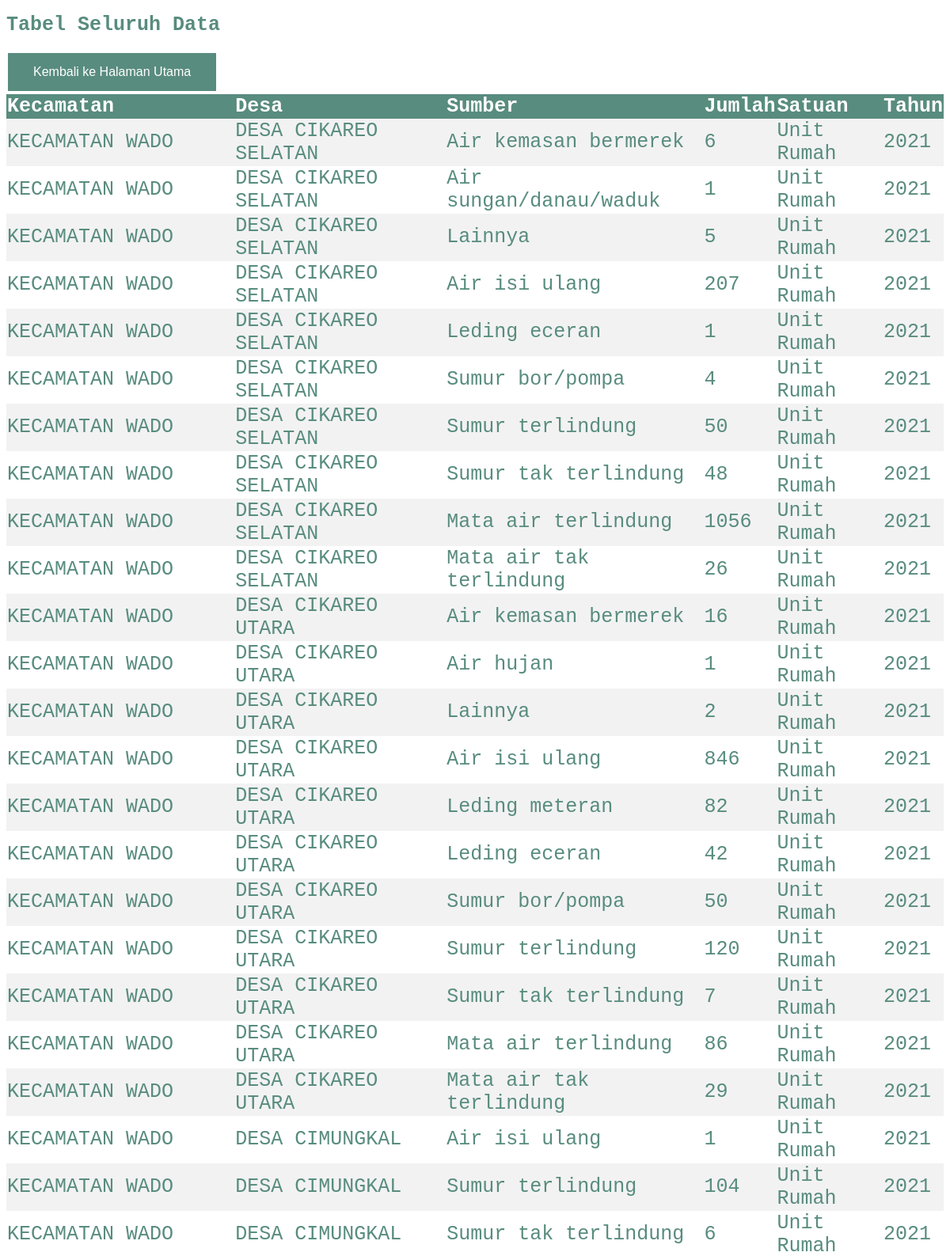
The page /showdata.php (upper part) on the database its author committed.
### tables this page shows
CREATE TABLE airminum 
(
    kecamatan	varchar(30),
    desa	varchar(30),
    sumber	varchar(30),
    jumlah	int,
    satuan	varchar(10),
    tahun	year
);

### showdata.php (the view, shortened to what this page needs)
<!DOCTYPE html>
<html>
<head>
</head>
<body>
<h1>Tabel Seluruh Data</h1>
<button class="button button1" onclick="location.href = 'index.html';">Kembali ke Halaman Utama</button>
<br>
<table>
<tr>
<th>Kecamatan</th>
<th>Desa</th>
<th>Sumber</th>
<th>Jumlah</th>
<th>Satuan</th>
<th>Tahun</th>
</tr>
<?php
$conn = mysqli_connect("localhost:8111", "root", "1234", "airminumku");
$sql = "SELECT * FROM airminum";
$result = $conn->query($sql);
if ($result->num_rows > 0) {
while($row = $result->fetch_assoc()) {
echo "<tr><td>" . $row["kecamatan"]. "</td><td>" . $row["desa"] . "</td><td>" . $row["sumber"]. "</td><td>" . $row["jumlah"]. "</td><td>" . $row["satuan"]. "</td><td>" . $row["tahun"]. "</td></tr>";
}
echo "</table>";
} else { echo "<h1>Tabel kosong!</h1>"; }
?>
</body>
</html>

### showdata.php (style rules this page uses)
h1, table { border-collapse: collapse; width: 100%; color: #588c7e; font-family: monospace; font-size: 25px; text-align: left; }
th { background-color: #588c7e; color: white; }
.button { border: none; color: white; padding: 15px 32px; text-align: center; text-decoration: none; display: inline-block; font-size: 16px; margin: 4px 2px; cursor: pointer; }
.button1 { background-color: #588c7e; }
tr:nth-child(even) { background-color: #f2f2f2 }

### rows shown on the page
airminum: kecamatan "KECAMATAN WADO", desa "DESA CIKAREO SELATAN", sumber "Air kemasan bermerek", jumlah "6", satuan "Unit Rumah", tahun "2021"
airminum: kecamatan "KECAMATAN WADO", desa "DESA CIKAREO SELATAN", sumber "Air sungan/danau/waduk", jumlah "1", satuan "Unit Rumah", tahun "2021"
airminum: kecamatan "KECAMATAN WADO", desa "DESA CIKAREO SELATAN", sumber "Lainnya", jumlah "5", satuan "Unit Rumah", tahun "2021"
airminum: kecamatan "KECAMATAN WADO", desa "DESA CIKAREO SELATAN", sumber "Air isi ulang", jumlah "207", satuan "Unit Rumah", tahun "2021"
airminum: kecamatan "KECAMATAN WADO", desa "DESA CIKAREO SELATAN", sumber "Leding eceran", jumlah "1", satuan "Unit Rumah", tahun "2021"
airminum: kecamatan "KECAMATAN WADO", desa "DESA CIKAREO SELATAN", sumber "Sumur bor/pompa", jumlah "4", satuan "Unit Rumah", tahun "2021"
airminum: kecamatan "KECAMATAN WADO", desa "DESA CIKAREO SELATAN", sumber "Sumur terlindung", jumlah "50", satuan "Unit Rumah", tahun "2021"
airminum: kecamatan "KECAMATAN WADO", desa "DESA CIKAREO SELATAN", sumber "Sumur tak terlindung", jumlah "48", satuan "Unit Rumah", tahun "2021"
airminum: kecamatan "KECAMATAN WADO", desa "DESA CIKAREO SELATAN", sumber "Mata air terlindung", jumlah "1056", satuan "Unit Rumah", tahun "2021"
airminum: kecamatan "KECAMATAN WADO", desa "DESA CIKAREO SELATAN", sumber "Mata air tak terlindung", jumlah "26", satuan "Unit Rumah", tahun "2021"
airminum: kecamatan "KECAMATAN WADO", desa "DESA CIKAREO UTARA", sumber "Air kemasan bermerek", jumlah "16", satuan "Unit Rumah", tahun "2021"
airminum: kecamatan "KECAMATAN WADO", desa "DESA CIKAREO UTARA", sumber "Air hujan", jumlah "1", satuan "Unit Rumah", tahun "2021"
airminum: kecamatan "KECAMATAN WADO", desa "DESA CIKAREO UTARA", sumber "Lainnya", jumlah "2", satuan "Unit Rumah", tahun "2021"
airminum: kecamatan "KECAMATAN WADO", desa "DESA CIKAREO UTARA", sumber "Air isi ulang", jumlah "846", satuan "Unit Rumah", tahun "2021"
airminum: kecamatan "KECAMATAN WADO", desa "DESA CIKAREO UTARA", sumber "Leding meteran", jumlah "82", satuan "Unit Rumah", tahun "2021"
airminum: kecamatan "KECAMATAN WADO", desa "DESA CIKAREO UTARA", sumber "Leding eceran", jumlah "42", satuan "Unit Rumah", tahun "2021"
airminum: kecamatan "KECAMATAN WADO", desa "DESA CIKAREO UTARA", sumber "Sumur bor/pompa", jumlah "50", satuan "Unit Rumah", tahun "2021"
airminum: kecamatan "KECAMATAN WADO", desa "DESA CIKAREO UTARA", sumber "Sumur terlindung", jumlah "120", satuan "Unit Rumah", tahun "2021"
airminum: kecamatan "KECAMATAN WADO", desa "DESA CIKAREO UTARA", sumber "Sumur tak terlindung", jumlah "7", satuan "Unit Rumah", tahun "2021"
airminum: kecamatan "KECAMATAN WADO", desa "DESA CIKAREO UTARA", sumber "Mata air terlindung", jumlah "86", satuan "Unit Rumah", tahun "2021"
airminum: kecamatan "KECAMATAN WADO", desa "DESA CIKAREO UTARA", sumber "Mata air tak terlindung", jumlah "29", satuan "Unit Rumah", tahun "2021"
airminum: kecamatan "KECAMATAN WADO", desa "DESA CIMUNGKAL", sumber "Air isi ulang", jumlah "1", satuan "Unit Rumah", tahun "2021"
airminum: kecamatan "KECAMATAN WADO", desa "DESA CIMUNGKAL", sumber "Sumur terlindung", jumlah "104", satuan "Unit Rumah", tahun "2021"
airminum: kecamatan "KECAMATAN WADO", desa "DESA CIMUNGKAL", sumber "Sumur tak terlindung", jumlah "6", satuan "Unit Rumah", tahun "2021"
